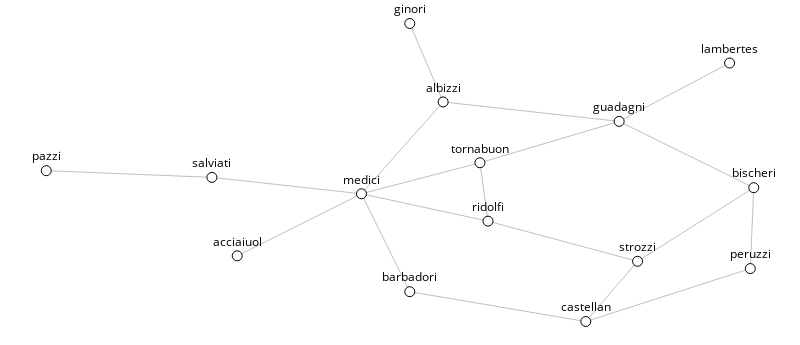

The notebook cell this image was saved under:
### Markdown cell above
Rodando o grafo

### Code cell
g = sn.load_graph('Renaissance.gml', has_pos=True)

sn.show_graph(g, nlab=True)

### Figure 1 — Plotly figure (JSON) as saved in the notebook; plotly's stock layout.template omitted (floating-point values rounded to 4 significant figures)
{"data": [{"hoverinfo": "none", "line": {"color": "rgb(192, 192, 192)", "width": 1}, "mode": "lines", "x": [0.5138, 0.561, null, 0.9659, 0.8098, null, 0.561, 0.8098, null, 0.561, 0.4455, null, 0.8098, 1, null, 0.8098, 0.613, null, 0, 0.2341, null, 0.2341, 0.4455, null, 0.4455, 0.613, null, 0.4455, 0.6244, null, 0.4455, 0.2699, null, 0.4455, 0.5138, null, 0.613, 0.6244, null, 1, 0.8358, null, 1, 0.9951, null, 0.6244, 0.8358, null, 0.8358, 0.7626, null, 0.9951, 0.7626, null, 0.5138, 0.7626, null], "y": [1, 0.7367, null, 0.8673, 0.6714, null, 0.7367, 0.6714, null, 0.7367, 0.4286, null, 0.6714, 0.449, null, 0.6714, 0.5327, null, 0.5061, 0.4837, null, 0.4837, 0.4286, null, 0.4286, 0.5327, null, 0.4286, 0.3367, null, 0.4286, 0.2204, null, 0.4286, 0.1, null, 0.5327, 0.3367, null, 0.449, 0.202, null, 0.449, 0.1776, null, 0.3367, 0.202, null, 0.202, 0, null, 0.1776, 0, null, 0.1, 0, null]}, {"hoverinfo": "none", "marker": {"color": "rgb(255, 255, 255)", "line": {"color": "rgb(0, 0, 0)", "width": 1}, "size": 10}, "mode": "markers+text", "text": ["ginori", "lambertes", "albizzi", "guadagni", "pazzi", "salviati", "medici", "tornabuon", "bischeri", "ridolfi", "acciaiuol", "strozzi", "peruzzi", "barbadori", "castellan"], "textfont": {"color": "rgb(0, 0, 0)"}, "textposition": "top center", "x": [0.5138, 0.9659, 0.561, 0.8098, 0, 0.2341, 0.4455, 0.613, 1, 0.6244, 0.2699, 0.8358, 0.9951, 0.5138, 0.7626], "y": [1, 0.8673, 0.7367, 0.6714, 0.5061, 0.4837, 0.4286, 0.5327, 0.449, 0.3367, 0.2204, 0.202, 0.1776, 0.1, 0]}], "layout": {"height": 345, "margin": {"b": 0, "l": 0, "r": 0, "t": 0}, "showlegend": false, "width": 800, "xaxis": {"showgrid": false, "showticklabels": false, "zeroline": false}, "yaxis": {"showgrid": false, "showticklabels": false, "zeroline": false}}}
